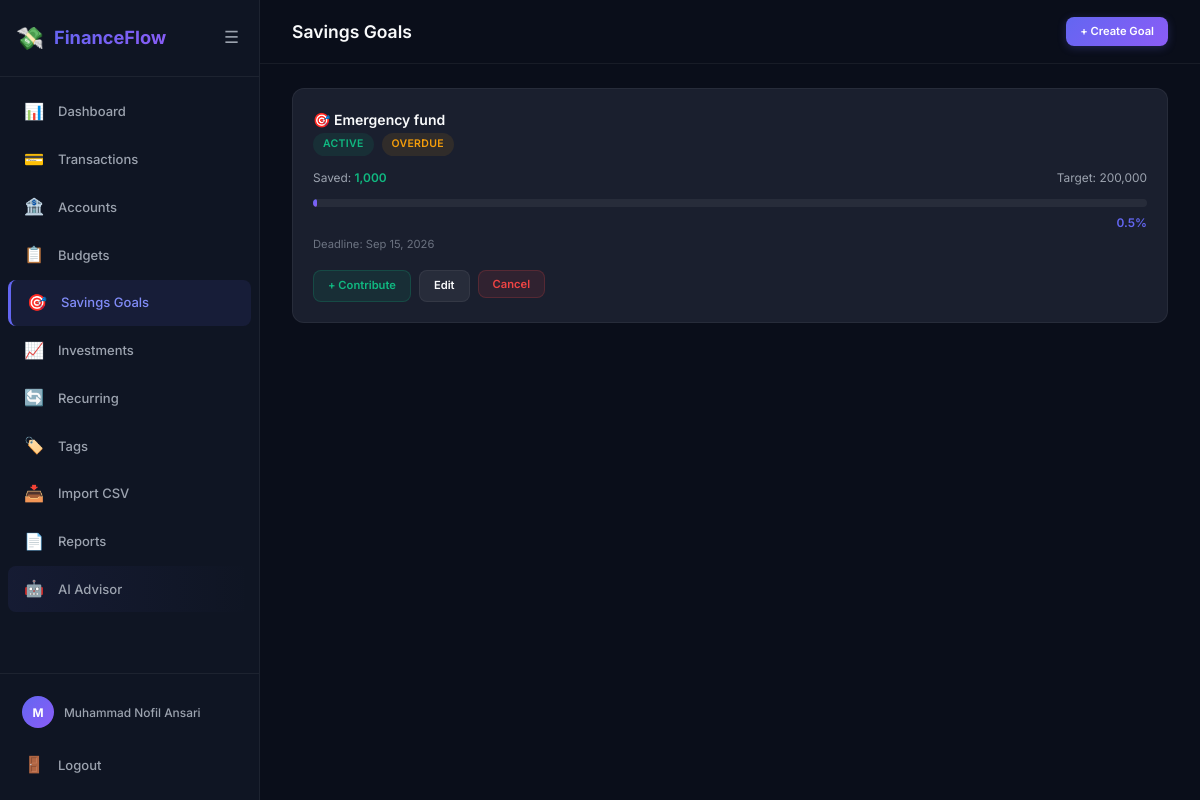
/savings/ (signed in), run on the app's committed database.
### app/models/user.py (models this page shows, shortened)
class User(UserMixin, db.Model):
    __tablename__ = 'users'
    user_id = db.Column(db.Integer, primary_key=True)
    name = db.Column(db.String(100), nullable=False)
    email = db.Column(db.String(150), unique=True, nullable=False)
    phone = db.Column(db.String(20))
    password_hash = db.Column(db.String(256))
    google_id = db.Column(db.String(100), unique=True)
    avatar_url = db.Column(db.String(500))
    preferred_currency = db.Column(db.String(10), default='PKR')
    is_active = db.Column(db.Boolean, default=True)
    created_at = db.Column(db.DateTime, default=datetime.utcnow)
    accounts = db.relationship('Account', backref='user', lazy='dynamic')
    transactions = db.relationship('Transaction', backref='user', lazy='dynamic')
    budgets = db.relationship('Budget', backref='user', lazy='dynamic')
    savings_goals = db.relationship('SavingsGoal', backref='user', lazy='dynamic')
    investments = db.relationship('Investment', backref='user', lazy='dynamic')
    recurring_transactions = db.relationship('RecurringTransaction', backref='user', lazy='dynamic')
    categories = db.relationship('Category', backref='user', lazy='dynamic')
    tags = db.relationship('Tag', backref='user', lazy='dynamic')
    notifications = db.relationship('Notification', backref='user', lazy='dynamic')
    financial_profile = db.relationship('FinancialProfile', backref='user', uselist=False, lazy='joined')
    ai_messages = db.relationship('AiChatMessage', backref='user', lazy='dynamic', order_by='AiChatMessage.created_at')
    @property
    def display_name(self):
        return self.name or self.email.split('@')[0]

### app/models/savings_goal.py (models this page shows, shortened)
class SavingsGoal(db.Model):
    __tablename__ = 'savings_goals'
    STATUSES = ('active', 'completed', 'cancelled')
    goal_id = db.Column(db.Integer, primary_key=True)
    user_id = db.Column(db.Integer, db.ForeignKey('users.user_id'), nullable=False)
    goal_name = db.Column(db.String(100), nullable=False)
    target_amount = db.Column(db.Numeric(12, 2), nullable=False)
    saved_amount = db.Column(db.Numeric(12, 2), default=0)
    deadline = db.Column(db.Date)
    status = db.Column(db.String(20), default='active')
    is_deleted = db.Column(db.Boolean, default=False)
    deleted_at = db.Column(db.DateTime)
    contributions = db.relationship('SavingsContribution', backref='goal', lazy='dynamic',
                                     order_by='SavingsContribution.contributed_at.desc()')
    @property
    def progress_pct(self):
        if not self.target_amount or float(self.target_amount) == 0:
            return 0
        return round(float(self.saved_amount) / float(self.target_amount) * 100, 2)
    @property
    def is_overdue(self):
        return self.deadline and self.deadline < date.today() and self.status == 'active'

### app/savings/routes.py (the view)
@savings_bp.route('/')
@login_required
def index():
    goals = SavingsGoal.query.filter_by(
        user_id=current_user.user_id, is_deleted=False
    ).order_by(SavingsGoal.status.asc(), SavingsGoal.deadline.asc()).all()
    return render_template('savings/list.html', goals=goals)

### app/__init__.py (called while the page is built)
def _register_user_loader():
    from .models.user import User
    @login_manager.user_loader
    def load_user(user_id):
        return db.session.get(User, int(user_id))

def _register_context_processors(app):
    @app.context_processor
    def inject_globals():
        return {
            'app_name': 'FinanceFlow',
            'config': app.config,
        }

### app/templates/savings/list.html (shortened to what this page needs)
{% extends 'base.html' %}
{% block page_title %}Savings Goals{% endblock %}
{% block top_actions %}<a href="{{ url_for('savings.add') }}" class="btn btn-primary btn-sm">+ Create Goal</a>{% endblock %}
{% block content %}
{% if goals %}
<div class="kpi-grid">
    {% for goal in goals %}
    <div class="goal-card">
        <div class="goal-header">
            <div>
                <div class="goal-name">🎯 {{ goal.goal_name }}</div>
                <span class="badge badge-{{ 'active' if goal.status == 'active' else 'inactive' }}">{{ goal.status }}</span>
                {% if goal.is_overdue %}<span class="badge badge-warning" style="margin-left:4px">Overdue</span>{% endif %}
            </div>
        </div>
        <div class="goal-amounts">
            <span>Saved: <span class="goal-saved">{{ '{:,.0f}'.format(goal.saved_amount|float) }}</span></span>
            <span>Target: {{ '{:,.0f}'.format(goal.target_amount|float) }}</span>
        </div>
        <div class="progress-bar">
            <div class="progress-fill {% if goal.progress_pct >= 100 %}success{% endif %}" style="width: {{ [goal.progress_pct, 100] | min }}%"></div>
        </div>
        <div class="goal-pct">{{ goal.progress_pct }}%</div>
        {% if goal.deadline %}
        <div class="text-muted" style="font-size:0.8rem;margin-top:4px;">Deadline: {{ goal.deadline.strftime('%b %d, %Y') }}</div>
        {% endif %}
        {% if goal.status == 'active' %}
        <div class="flex gap-1 mt-2">
            <a href="{{ url_for('savings.contribute', goal_id=goal.goal_id) }}" class="btn btn-success btn-sm">+ Contribute</a>
            <a href="{{ url_for('savings.edit', goal_id=goal.goal_id) }}" class="btn btn-secondary btn-sm">Edit</a>
            <form method="POST" action="{{ url_for('savings.delete', goal_id=goal.goal_id) }}" class="inline-form" data-confirm="Cancel this goal?">
                <button type="submit" class="btn btn-danger btn-sm">Cancel</button>
            </form>
        </div>
        {% endif %}
    </div>
    {% endfor %}
</div>
{% else %}
<div class="empty-state">
    <div class="empty-state-icon">🎯</div>
    <div class="empty-state-text">No savings goals yet</div>
    <a href="{{ url_for('savings.add') }}" class="btn btn-primary">+ Create Goal</a>
</div>
{% endif %}
{% endblock %}

### app/templates/base.html (shortened to what this page needs)
<!DOCTYPE html>
<html lang="en">
<head>
    <link rel="stylesheet" href="{{ url_for('static', filename='css/style.css') }}">
</head>
<body>
    {% if current_user.is_authenticated %}
    <div class="app-layout">
        <aside class="sidebar" id="sidebar">
            <div class="sidebar-header">
                <div class="logo">
                    <span class="logo-icon">💸</span>
                    <span class="logo-text">FinanceFlow</span>
                </div>
                <button class="sidebar-toggle" id="sidebarToggle" aria-label="Toggle sidebar">
                    <span class="toggle-icon">☰</span>
                </button>
            </div>
            <nav class="sidebar-nav">
                <a href="{{ url_for('dashboard.index') }}" class="nav-item {% if request.endpoint and request.endpoint.startswith('dashboard') %}active{% endif %}">
                    <span class="nav-icon">📊</span><span class="nav-label">Dashboard</span>
                </a>
                <a href="{{ url_for('transactions.index') }}" class="nav-item {% if request.endpoint and request.endpoint.startswith('transactions') %}active{% endif %}">
                    <span class="nav-icon">💳</span><span class="nav-label">Transactions</span>
                </a>
                <a href="{{ url_for('accounts.index') }}" class="nav-item {% if request.endpoint and request.endpoint.startswith('accounts') %}active{% endif %}">
                    <span class="nav-icon">🏦</span><span class="nav-label">Accounts</span>
                </a>
                <a href="{{ url_for('budgets.index') }}" class="nav-item {% if request.endpoint and request.endpoint.startswith('budgets') %}active{% endif %}">
                    <span class="nav-icon">📋</span><span class="nav-label">Budgets</span>
                </a>
                <a href="{{ url_for('savings.index') }}" class="nav-item {% if request.endpoint and request.endpoint.startswith('savings') %}active{% endif %}">
                    <span class="nav-icon">🎯</span><span class="nav-label">Savings Goals</span>
                </a>
                <a href="{{ url_for('investments.index') }}" class="nav-item {% if request.endpoint and request.endpoint.startswith('investments') %}active{% endif %}">
                    <span class="nav-icon">📈</span><span class="nav-label">Investments</span>
                </a>
                <a href="{{ url_for('recurring.index') }}" class="nav-item {% if request.endpoint and request.endpoint.startswith('recurring') %}active{% endif %}">
                    <span class="nav-icon">🔄</span><span class="nav-label">Recurring</span>
                </a>
                <a href="{{ url_for('tags.index') }}" class="nav-item {% if request.endpoint and request.endpoint.startswith('tags') %}active{% endif %}">
                    <span class="nav-icon">🏷️</span><span class="nav-label">Tags</span>
                </a>
                <a href="{{ url_for('imports.upload') }}" class="nav-item {% if request.endpoint and request.endpoint.startswith('imports') %}active{% endif %}">
                    <span class="nav-icon">📥</span><span class="nav-label">Import CSV</span>
                </a>
                <a href="{{ url_for('reports.index') }}" class="nav-item {% if request.endpoint and request.endpoint.startswith('reports') %}active{% endif %}">
                    <span class="nav-icon">📄</span><span class="nav-label">Reports</span>
                </a>
                <a href="{{ url_for('ai.advisor') }}" class="nav-item {% if request.endpoint and request.endpoint.startswith('ai') %}active{% endif %}" style="background: linear-gradient(90deg, rgba(99,102,241,0.08), transparent);">
                    <span class="nav-icon">🤖</span><span class="nav-label">AI Advisor</span>
                </a>
            </nav>
            <div class="sidebar-footer">
                <div class="user-info">
                    {% if current_user.avatar_url %}
                    <img src="{{ current_user.avatar_url }}" alt="avatar" class="user-avatar">
                    {% else %}
                    <div class="user-avatar-placeholder">{{ current_user.display_name[0] | upper }}</div>
                    {% endif %}
                    <span class="user-name">{{ current_user.display_name }}</span>
                </div>
                <a href="{{ url_for('auth.logout') }}" class="nav-item logout-btn">
                    <span class="nav-icon">🚪</span><span class="nav-label">Logout</span>
                </a>
            </div>
        </aside>
        <main class="main-content">
            <header class="top-bar">
                <h1 class="page-title">{% block page_title %}Dashboard{% endblock %}</h1>
                <div class="top-bar-actions">
                    {% block top_actions %}{% endblock %}
                </div>
            </header>
            <div class="content-area">
                {% block content %}{% endblock %}
            </div>
        </main>
    </div>
    {% endif %}
</body>
</html>

### data on the page
User: name "M", display_name "Muhammad Nofil Ansari"
SavingsGoal: goal_name "Emergency fund", status "ACTIVE", shows "OVERDUE", saved_amount "1,000", target_amount "200,000", progress_pct "0.5", deadline "Sep 15, 2026"
